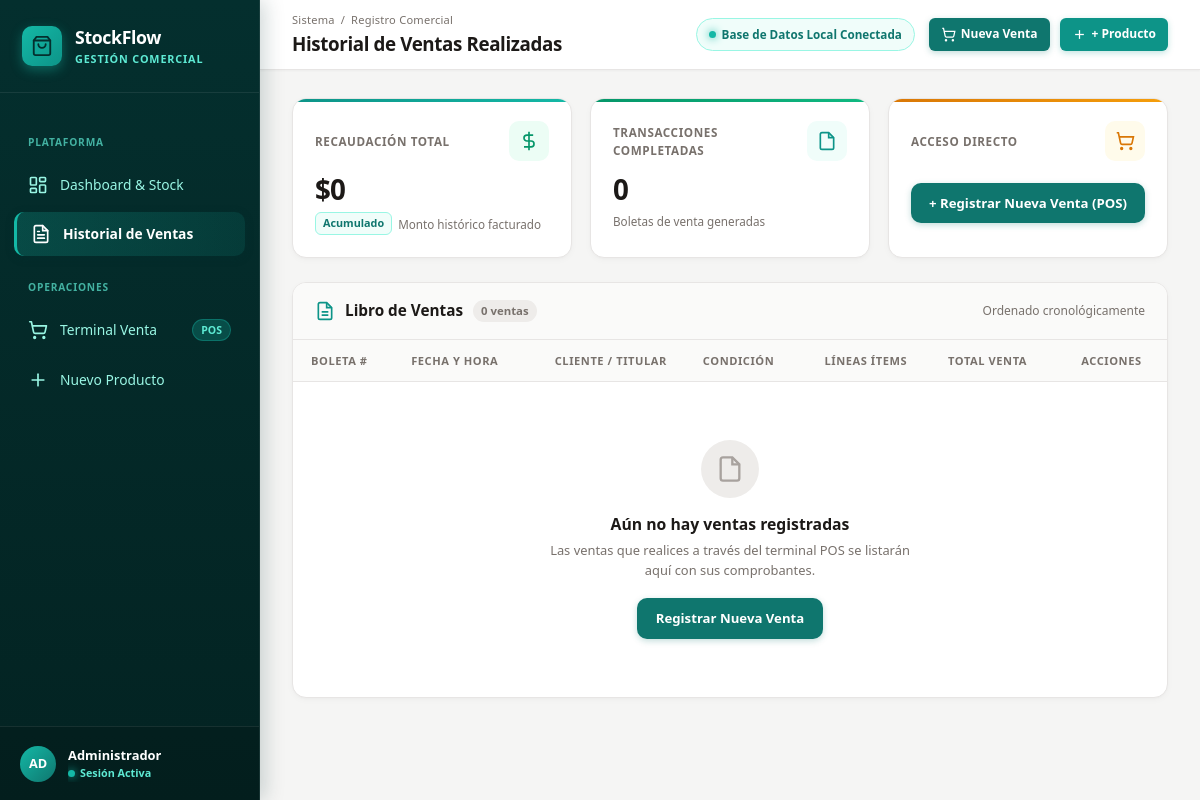
/ventas/, run on an earlier commit of the app's database.
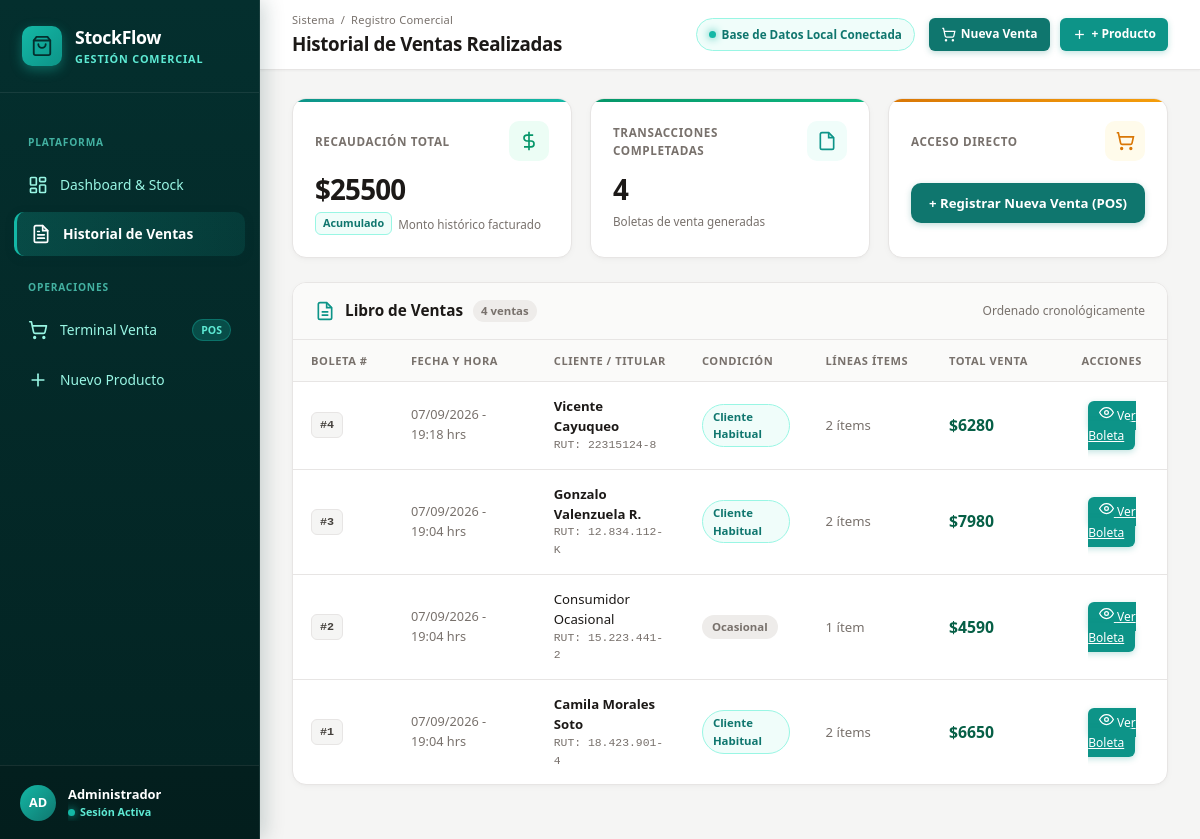
And on a later commit of the database.
### ventas/models.py (models this page shows, shortened)
class Venta(models.Model):
    cliente = models.ForeignKey('Cliente', on_delete=models.SET_NULL, null=True, blank=True)
    rut_boleta = models.CharField(max_length=12, blank=True, null=True)
    fecha = models.DateTimeField(auto_now_add=True)
    total = models.DecimalField(max_digits=10, decimal_places=2, default=0)

class Cliente(models.Model):
    rut = models.CharField(max_length=12, unique=True)
    nombre = models.CharField(max_length=100, blank=True, null=True)

### ventas/views.py (the view)
# urls.py: path('ventas/', views.lista_ventas, name='lista_ventas'),
def lista_ventas(request):
    ventas = Venta.objects.select_related('cliente').prefetch_related('detalles').order_by('-fecha')
    total_recaudado = ventas.aggregate(total=Sum('total'))['total'] or 0
    total_transacciones = ventas.count()
    return render(request, 'ventas/lista_ventas.html', {
        'ventas': ventas,
        'total_recaudado': total_recaudado,
        'total_transacciones': total_transacciones
    })

### ventas/templates/ventas/lista_ventas.html (shortened to what the changed rows need)
{% extends 'ventas/base.html' %}
{% block page_title %}Historial de Ventas Realizadas{% endblock %}
{% block content %}
<div class="kpi-grid" style="grid-template-columns: repeat(3, 1fr); margin-bottom: 24px;">
    <div class="kpi-card">
        <div class="kpi-header">
            <span class="kpi-label">Recaudación Total</span>
            <div class="kpi-icon-box icon-green">
            </div>
        </div>
        <div class="kpi-value">${{ total_recaudado|floatformat:0 }}</div>
        <div class="kpi-footer">
            <span class="kpi-badge badge-trend-up">Acumulado</span>
            <span>Monto histórico facturado</span>
        </div>
    </div>
    <div class="kpi-card">
        <div class="kpi-header">
            <span class="kpi-label">Transacciones Completadas</span>
            <div class="kpi-icon-box icon-blue">
            </div>
        </div>
        <div class="kpi-value">{{ total_transacciones }}</div>
        <div class="kpi-footer">
            <span>Boletas de venta generadas</span>
        </div>
    </div>
</div>
<div class="table-card">
    <div class="table-card-header">
        <div class="table-title">
            <span>Libro de Ventas</span>
            <span class="table-title-count">{{ total_transacciones }} venta{{ total_transacciones|pluralize:"s" }}</span>
        </div>
    </div>
    <div class="table-responsive">
        <table class="modern-table">
            <thead>
                <tr>
                    <th style="width: 110px;">Boleta #</th>
                    <th style="width: 170px;">Fecha y Hora</th>
                    <th>Cliente / Titular</th>
                    <th style="width: 140px;">Condición</th>
                    <th style="width: 130px;">Líneas Ítems</th>
                    <th style="width: 140px;">Total Venta</th>
                    <th style="width: 130px; text-align: center;">Acciones</th>
                </tr>
            </thead>
            <tbody>
                {% for v in ventas %}
                <tr>
                    <td>
                        <span class="code-pill">#{{ v.id }}</span>
                    </td>
                    <td style="color: var(--color-text-muted); font-size: 0.85rem;">
                        {{ v.fecha|date:"d/m/Y - H:i" }} hrs
                    </td>
                    <td>
                        {% if v.cliente %}
                            <div style="font-weight: 600; color: var(--color-text-main);">{{ v.cliente.nombre|default:"Cliente Registrado" }}</div>
                            <div style="font-size: 0.76rem; color: var(--color-text-muted); font-family: monospace;">RUT: {{ v.cliente.rut }}</div>
                        {% else %}
                            <div style="font-weight: 500;">Consumidor Ocasional</div>
                            <div style="font-size: 0.76rem; color: var(--color-text-muted); font-family: monospace;">RUT: {{ v.rut_boleta|default:"S/RUT" }}</div>
                        {% endif %}
                    </td>
                    <td>
                        {% if v.cliente %}
                            <span class="status-badge badge-stock-normal">Cliente Habitual</span>
                        {% else %}
                            <span class="status-badge" style="background-color: var(--color-surface-muted); color: var(--color-text-muted);">Ocasional</span>
                        {% endif %}
                    </td>
                    <td style="color: var(--color-text-muted);">
                        {{ v.detalles.count }} ítem{{ v.detalles.count|pluralize:"s" }}
                    </td>
                    <td class="price-cell" style="color: var(--color-success-text); font-size: 1.05rem;">
                        ${{ v.total|floatformat:0 }}
                    </td>
                    <td style="text-align: center;">
                        <a href="{% url 'detalle_venta' v.id %}" class="btn-sm btn-primary" title="Ver Comprobante">
                            <svg viewBox="0 0 24 24" fill="none" stroke="currentColor" stroke-width="2" width="14" height="14">
                                <path d="M1 12s4-8 11-8 11 8 11 8-4 8-11 8-11-8-11-8z"></path>
                                <circle cx="12" cy="12" r="3"></circle>
                            </svg>
                            <span>Ver Boleta</span>
                        </a>
                    </td>
                </tr>
                {% empty %}
                <tr>
                    <td colspan="7">
                        <div class="empty-state">
                            <div class="empty-icon-circle">
                                <svg viewBox="0 0 24 24" fill="none" stroke="currentColor" stroke-width="2" width="32" height="32">
                                    <path d="M14 2H6a2 2 0 0 0-2 2v16a2 2 0 0 0 2 2h12a2 2 0 0 0 2-2V8z"></path>
                                    <polyline points="14 2 14 8 20 8"></polyline>
                                </svg>
                            </div>
                            <h3 class="empty-title">Aún no hay ventas registradas</h3>
                            <p class="empty-description">Las ventas que realices a través del terminal POS se listarán aquí con sus comprobantes.</p>
                            <a href="{% url 'registrar_venta' %}" class="btn btn-success">
                                Registrar Nueva Venta
                            </a>
                        </div>
                    </td>
                </tr>
                {% endfor %}
            </tbody>
        </table>
    </div>
</div>
{% endblock %}

What changed in the data, as far as the page shows it:
added Venta: id "4", fecha "07/09/2026 - 19:18", cliente.nombre "Vicente Cayuqueo", cliente.rut "22315124-8", shows "Cliente Habitual", detalles.count "2", total "6280"
added Venta: id "3", fecha "07/09/2026 - 19:04", cliente.nombre "Gonzalo Valenzuela R.", cliente.rut "12.834.112-K", shows "Cliente Habitual", detalles.count "2", total "7980"
added Venta: id "2", fecha "07/09/2026 - 19:04", rut_boleta "15.223.441-2", shows "Ocasional", detalles.count "1", total "4590"
added Venta: id "1", fecha "07/09/2026 - 19:04", cliente.nombre "Camila Morales Soto", cliente.rut "18.423.901-4", shows "Cliente Habitual", detalles.count "2", total "6650"
Also different on the page:
{{ total_recaudado|floatformat:0 }}: "0" → "25500"
{{ total_transacciones }}: "0" → "4"
text no longer shown: "Aún no hay ventas registradas Las ventas que realices a través del terminal POS se listarán aquí con sus comprobantes. Registrar Nueva Venta"
